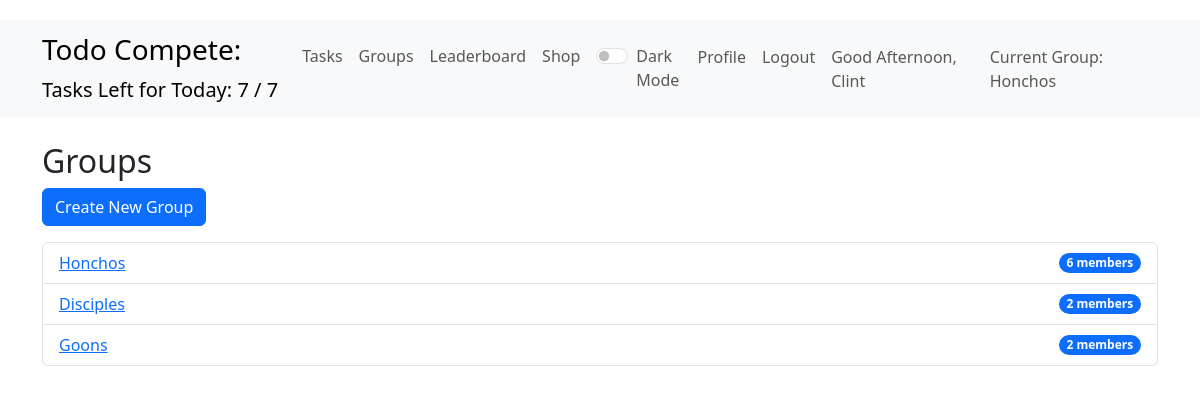
The app's page /groups/ (signed in) with its own data.
### todo_app/models.py (models this page shows, shortened)
class User(AbstractUser):
    pass

class UserProfile(models.Model):
    user = models.OneToOneField(User, on_delete=models.CASCADE)
    gems = models.IntegerField(default=0)  # This represents current gems
    all_time_gems = models.IntegerField(default=0)  # This reperesents the all time gems
    daily_task_limit = models.IntegerField(default=5)
    task_limit_increases = models.IntegerField(default=0)
    current_group = models.ForeignKey(Group, on_delete=models.SET_NULL, null=True, blank=True, related_name='current_members')

class Group(models.Model):
    name = models.CharField(max_length=100, unique=True)
    description = models.TextField(blank=True)
    creator = models.ForeignKey(User, on_delete=models.CASCADE, related_name='created_groups')
    members = models.ManyToManyField(User, related_name='joined_groups')
    created_at = models.DateTimeField(auto_now_add=True)

### todo_app/views.py (the view)
# urls.py: path('groups/', views.group_list, name='group_list'),
@login_required
def group_list(request):
    groups = Group.objects.all()
    return render(request, 'todo_app/group_list.html', {'groups': groups})

### todo_app/context_processors.py (called while the page is built)
def task_info(request):
    if request.user.is_authenticated:
        today = timezone.now().date()
        tasks = Task.objects.filter(user=request.user, created_at__date=today)
        daily_limit = request.user.userprofile.daily_task_limit
        tasks_left_today = daily_limit - tasks.count()
        return {
            'tasks_left_today': tasks_left_today,
            'daily_task_limit': daily_limit,
            'current_gems': request.user.userprofile.gems,
        }
    return {}

### todo_app/templates/todo_app/group_list.html
{% extends 'todo_app/layout.html' %}
{% block content %}
<h2>Groups</h2>
<a href="{% url 'create_group' %}" class="btn btn-primary mb-3">Create New Group</a>
<ul class="list-group">
    {% for group in groups %}
    <li class="list-group-item d-flex justify-content-between align-items-center">
        <a href="{% url 'group_detail' group.id %}">{{ group.name }}</a>
        <span class="badge bg-primary rounded-pill">{{ group.members.count }} members</span>
    </li>
    {% empty %}
    <li class="list-group-item">No groups available.</li>
    {% endfor %}
</ul>
{% endblock %}

### todo_app/templates/todo_app/layout.html (shortened to what this page needs)
{% load static %}
<!DOCTYPE html>
<html lang="en">
<head>
    <link rel="stylesheet" href="https://cdnjs.cloudflare.com/ajax/libs/bootstrap/5.3.0/css/bootstrap.min.css">
    <link rel="stylesheet" href="{% static 'css/styles.css' %}">
</head>
<body>
    <nav class="navbar navbar-expand-lg navbar-light bg-light">
        <div class="container">
            <a class="navbar-brand">
                <b><h3>Todo Compete:</h3></b>
                {% if user.is_authenticated %}
                    Tasks Left for Today: {{ tasks_left_today }} / {{ daily_task_limit }}
                {% endif %}
            </a>
            <div class="collapse navbar-collapse" id="navbarNav">
                <ul class="navbar-nav me-auto">
                    <li class="nav-item">
                        <a class="nav-link" href="{% url 'task_list' %}">Tasks</a>
                    </li>
                    <li class="nav-item">
                        <a class="nav-link" href="{% url 'group_list' %}">Groups</a>
                    </li>
                    <li class="nav-item">
                        <a class="nav-link" href="{% url 'leaderboard' %}">Leaderboard</a>
                    </li>
                    <li class="nav-item">
                        <a class="nav-link" href="{% url 'shop' %}">Shop</a>
                    </li>
                    <li class="nav-link">
                    <div class="form-check form-switch">
                        <input class="form-check-input" type="checkbox" id="darkModeToggle">
                        <label class="form-check-label" for="darkModeToggle">Dark Mode</label>
                    </div>
                    </li>
                </ul>
                <ul class="navbar-nav">
                    {% if user.is_authenticated %}
                        <li class="nav-item">
                            <a class="nav-link" href="{% url 'profile' user.username %}">Profile</a>
                        </li>
                        <li class="nav-item">
                            <a class="nav-link" href="{% url 'logout' %}">Logout</a>
                        </li>
                        <li class="nav-item">
                            <div class="nav-link" id="greeting" data-username="{{ user.username }}">{{ user.username }}</div>
                        </li>
                    {% endif %}
                    {% if user.is_authenticated %}
                    <li class="nav-item">
                        <a class="nav-link">
                            {% if user.userprofile.current_group %}
                                Current Group: {{ user.userprofile.current_group.name }}
                            {% else %}
                                No Current Group
                            {% endif %}
                        </a>
                    </li>
                    {% endif %}
                </ul>
            </div>
        </div>
    </nav>
    <div class="container mt-4">
        {% block content %}
        {% endblock %}
    </div>
</body>
</html>

### static/css/styles.css (style rules this page uses)
body { padding-top: 20px; }

### records on screen
User: userprofile.current_group.name "Honchos"
Group: name "Honchos", members.count "6"
Group: name "Disciples", members.count "2"
Group: name "Goons", members.count "2"

### other values on screen
{{ tasks_left_today }} "7"
{{ daily_task_limit }} "7"
